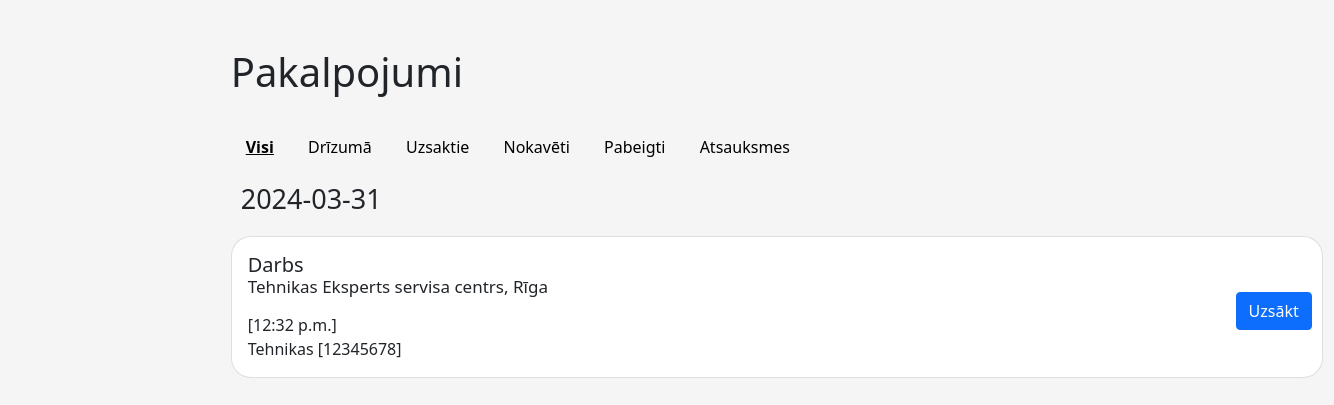
The page /service_employee/ on the database its author committed.
### myapp/models.py (models this page shows, shortened)
class Pakalpojums(models.Model):
    pak_ID = models.AutoField(primary_key=True, unique=True)
    r_numurs = models.CharField(max_length=7, default=generate_unique_seven_digit_code)
    k_parole = models.CharField(max_length=4, default=generate_random_code)
    nosaukums = models.CharField(max_length=50)
    klients = models.CharField(max_length=50)
    k_talrunis = models.CharField(max_length=8)
    k_epasts = models.EmailField(max_length=50)
    datums = models.DateField()
    laiks = models.TimeField()
    vieta = models.CharField(max_length=40)
    sit_aprakts = models.TextField(max_length=300)
    darb_ID = models.ForeignKey(Darbinieki, on_delete=models.SET_NULL, null=True)
    status = models.BooleanField(null=True)
    darb_apraksts = models.TextField(max_length=300, default='0')
    darb_kval = models.SmallIntegerField(default='0')
    dar_atrums = models.SmallIntegerField(default='0')
    apkalposanas_lim = models.SmallIntegerField(default='0')
    ats_apraksts = models.TextField(max_length=150, default='0')

### myapp/views.py (the view)
# urls.py: path('service_employee/', views.service_employee, name='service_employee'),
def service_employee(request, status=None):
    user = request.user
    darb_ID = request.session.get('darb_ID')
    employee_all_service = Pakalpojums.objects.filter(darb_ID=darb_ID)
    if status == 'uzsaktie':
        employee_all_service = employee_all_service.filter(status=0)
    elif status == 'drizuma':
        employee_all_service = employee_all_service.filter(datums__gt=date.today(), status=None)
    elif status == 'nokaveti':
        employee_all_service = employee_all_service.filter(datums__lte=date.today(), status=None)
    elif status == 'pabeigti':
        employee_all_service = employee_all_service.filter(status=1)
    elif status == 'atsauksmes':
        employee_all_service = employee_all_service.filter(status=1, darb_kval__gt=0)
    context = {'employee_services': employee_all_service, 'status': status}
    return render(request, "service_employee.html", context)

### myapp/templates/service_employee.html (shortened to what this page needs)
{% extends 'base.html' %}
{% block content %}
<div class="container mt-5">
    <h1 class="mb-4">Pakalpojumi</h1>
    <a href="{% url 'service_employee' %}" class="section-link {% if not status %}active{% endif %}">Visi</a>
    <a href="{% url 'service_employee_status' status='drizuma' %}"
       class="section-link {% if status == 'drizuma' %}active{% endif %}">Drīzumā</a>
    <a href="{% url 'service_employee_status' status='uzsaktie' %}"
       class="section-link {% if status == 'uzsaktie' %}active{% endif %}">Uzsaktie</a>
    <a href="{% url 'service_employee_status' status='nokaveti' %}"
       class="section-link {% if status == 'nokaveti' %}active{% endif %}">Nokavēti</a>
    <a href="{% url 'service_employee_status' status='pabeigti' %}"
       class="section-link {% if status == 'pabeigti' %}active{% endif %}">Pabeigti</a>
    <a href="{% url 'service_employee_status' status='atsauksmes' %}"
       class="section-link {% if status == 'atsauksmes' %}active{% endif %}">Atsauksmes</a>
    {% regroup employee_services by datums|date:"Y-m-d" as grouped_items %}
    {% for date_group in grouped_items|dictsortreversed:"grouper" %}
    <p style="margin-left: 10px; margin-top: 5px; font-size: 27px">{{ date_group.grouper }}</p>
    {% for item in date_group.list %}
    <div class="card">
        <div class="card-body d-flex justify-content-between align-items-center">
            <div>
                <h5 class="card-title">
                    {% if item.status is null %}
                    {{ item.nosaukums }}
                    <p style="font-size: 17px">{{ item.vieta }}</p>
                    {% else %}
                    {{ item.nosaukums }}
                    <p style="font-size: 17px">{{ item.vieta }}</p>
                    <a href="{% url 'service_employee_detail' pk=item.pak_ID %}">Detalizēt</a>
                    {% endif %}
                </h5>
                <p class="card-text"> [{{ item.laiks }}] <br>
                    {{ item.klients }} [{{ item.k_talrunis }}]
                </p>
            </div>
            {% if item.status is None %}
            <div class="btn-group">
                <button class="btn btn-primary" onclick="changeStatus({{ item.pak_ID }})">Uzsākt</button>
            </div>
            {% endif %}
        </div>
    </div>
    {% endfor %}
    {% endfor %}
</div>
{% endblock %}

### myapp/templates/service_employee.html (style rules this page uses)
.section-link { color: black; padding: 10px; margin: 5px; border-radius: 5px; text-decoration: none; display: inline-block; transition: background-color 0.3s; }
.section-link.active { text-decoration: underline; font-weight: bold; }
.card { margin-bottom: 20px; position: relative; border: solid light gray 0.5px; border-radius: 20px; }
.btn-group { position: absolute; top: 55px; right: 10px; display: flex; gap: 0 px; }
.btn-group .btn { flex: 1; max-width: 100px; }
body { background-color: #f5f5f5; }
.container { margin-left: 100px; }

### rows shown on the page
Pakalpojums: nosaukums "Darbs", vieta "Tehnikas Eksperts servisa centrs, Rīga", laiks "12:32 p.m.", klients "Tehnikas", k_talrunis "12345678"

### other values the page prints
{{ date_group.grouper }} "2024-03-31"
